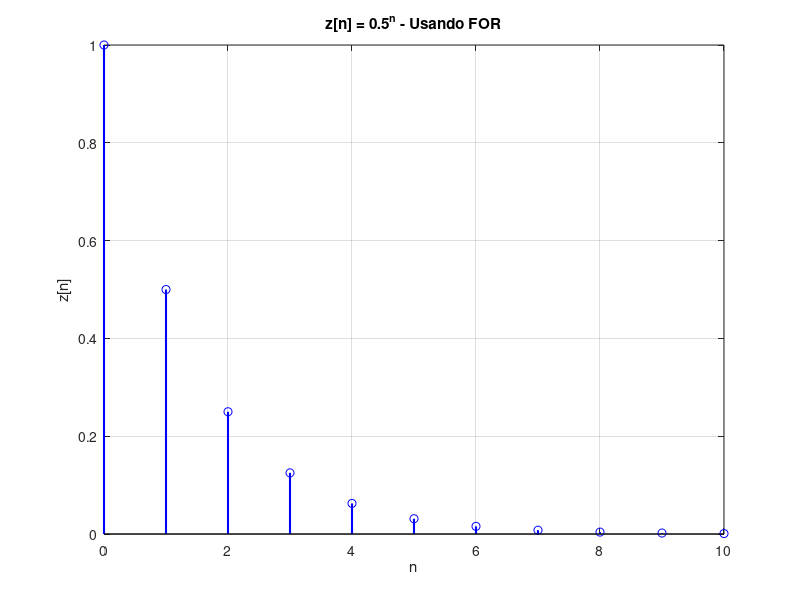
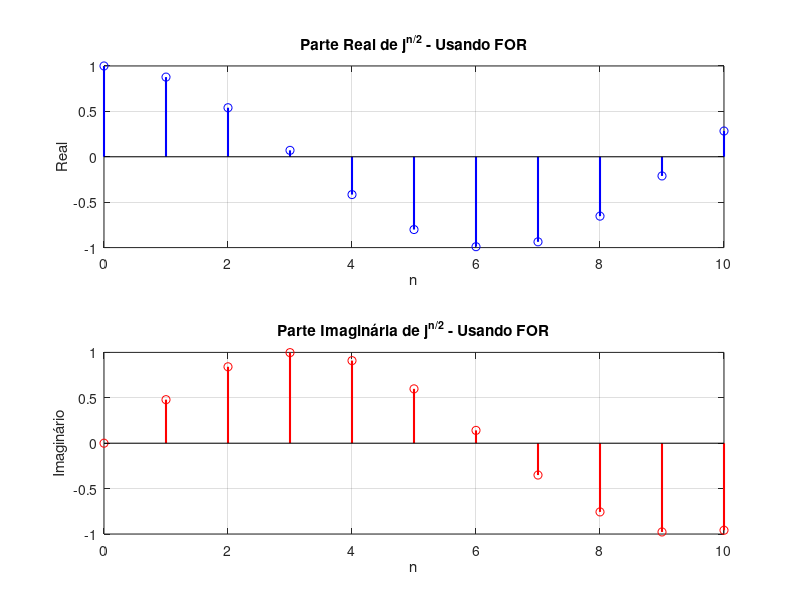

Recreate these plots in MATLAB, in order.
% Script para questão 6.2.ii - Usando FOR
% Gera z[n] = 0.5^n e j^(n/2) para 0 <= n <= 10

clear;
clc;

n_max = 10;
n = 0:n_max;
z1 = zeros(size(n));
z2 = zeros(size(n));

% Usando laço FOR para z[n] = 0.5^n
fprintf('Gerando z[n] = 0.5^n usando FOR:\n');
for i = 1:length(n)
    z1(i) = 0.5^n(i);
end

% Usando laço FOR para w[n] = j^(n/2)
fprintf('Gerando w[n] = j^(n/2) usando FOR:\n');
for i = 1:length(n)
    z2(i) = exp(1j * n(i) / 2);
end

% Plotando z[n] = 0.5^n
figure;
stem(n, z1, 'b', 'LineWidth', 1.5);
title('z[n] = 0.5^n - Usando FOR');
xlabel('n');
ylabel('z[n]');
grid on;

fprintf('\nValores de z[n] = 0.5^n:\n');
for i = 1:length(n)
    fprintf('z[%d] = %.4f\n', n(i), z1(i));
end

% Plotando j^(n/2)
figure;
subplot(2, 1, 1);
stem(n, real(z2), 'b', 'LineWidth', 1.5);
title('Parte Real de j^{n/2} - Usando FOR');
xlabel('n');
ylabel('Real');
grid on;

subplot(2, 1, 2);
stem(n, imag(z2), 'r', 'LineWidth', 1.5);
title('Parte Imaginária de j^{n/2} - Usando FOR');
xlabel('n');
ylabel('Imaginário');
grid on;

fprintf('\nValores de w[n] = j^(n/2):\n');
for i = 1:length(n)
    fprintf('w[%d] = %.4f + %.4fj\n', n(i), real(z2(i)), imag(z2(i)));
end
